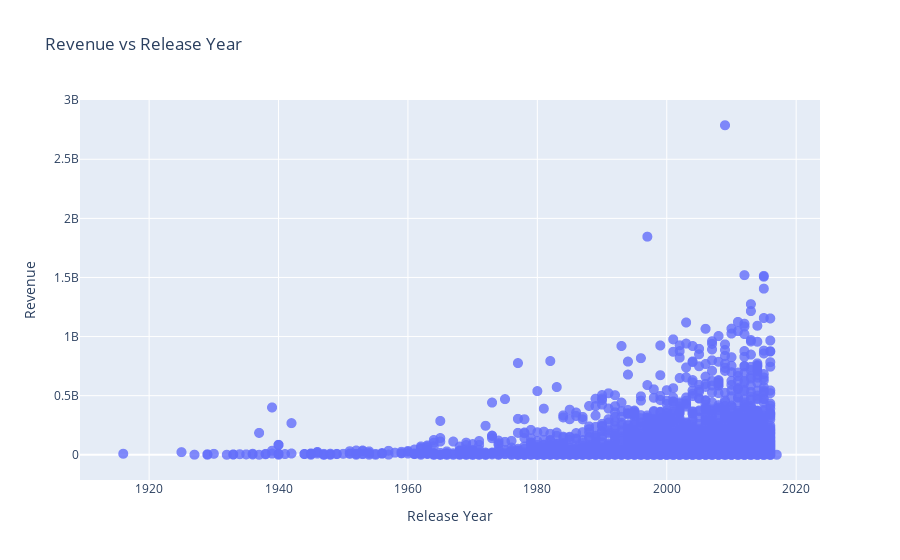

Here is the notebook cell this chart was saved with:
### Code cell
movies_data['release_year'] = pd.to_datetime(movies_data['release_date']).dt.year
fig = px.scatter(movies_data, x='release_year', y='revenue', title='Revenue vs Release Year')
fig.update_traces(marker=dict(size=10, opacity=0.8))
fig.update_layout(xaxis_title='Release Year', yaxis_title='Revenue')
fig.show()

### Figure 1 — Plotly figure (JSON) as saved in the notebook; plotly's stock layout.template omitted (floating-point values rounded to 4 significant figures; data arrays with more than 128 entries replaced by an {"elided": "..."} marker saying what was removed)
{"data": [{"hovertemplate": "release_year=%{x}<br>revenue=%{y}<extra></extra>", "legendgroup": "", "marker": {"color": "#636efa", "opacity": 0.8, "size": 10, "symbol": "circle"}, "mode": "markers", "name": "", "showlegend": false, "type": "scattergl", "x": {"elided": "4803 int values"}, "xaxis": "x", "y": {"elided": "4803 int values"}, "yaxis": "y"}], "layout": {"autosize": true, "legend": {"tracegroupgap": 0}, "title": {"text": "Revenue vs Release Year"}, "xaxis": {"anchor": "y", "autorange": true, "domain": [0, 1], "range": [1910.0, 2023.0], "title": {"text": "Release Year"}, "type": "linear"}, "yaxis": {"anchor": "x", "autorange": true, "domain": [0, 1], "range": [-284400000.0, 3072000000.0], "title": {"text": "Revenue"}, "type": "linear"}}}
